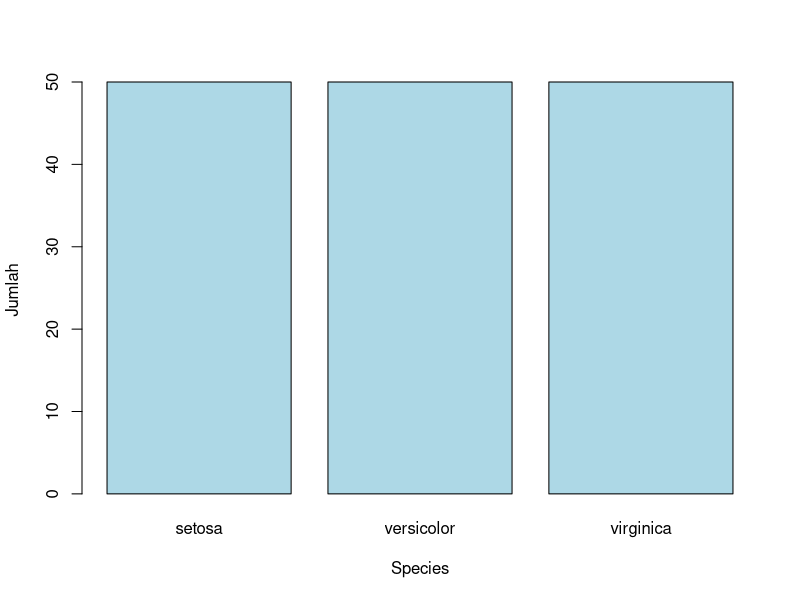
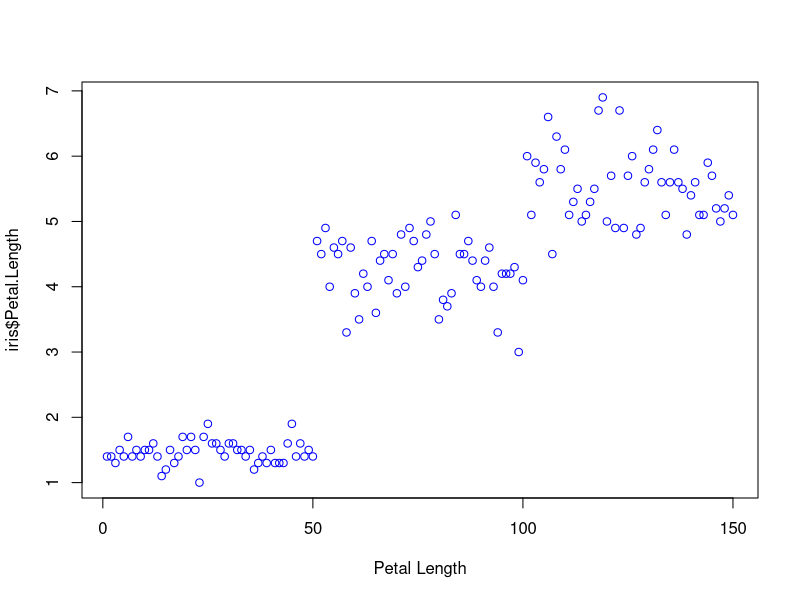
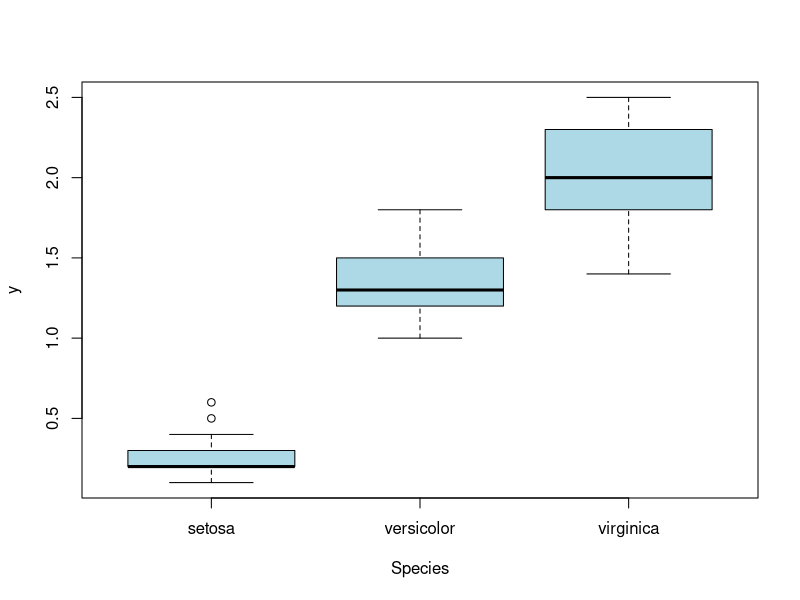
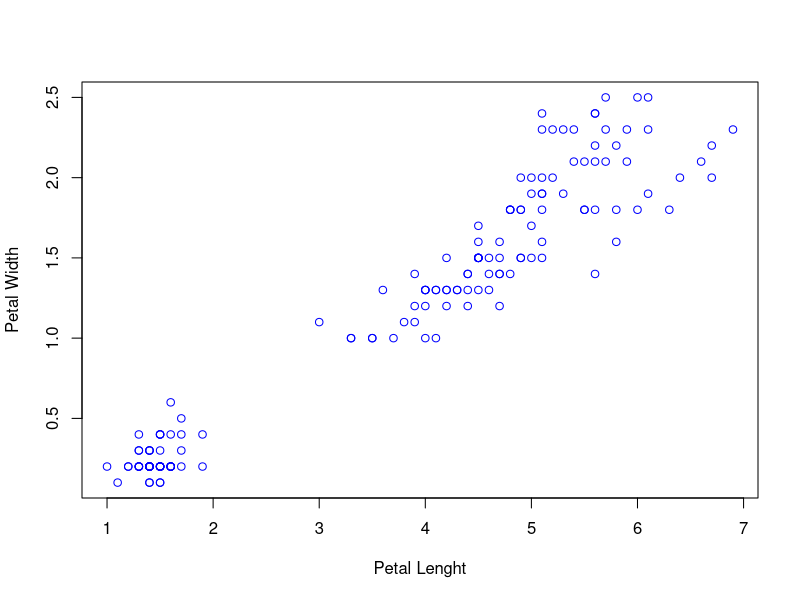
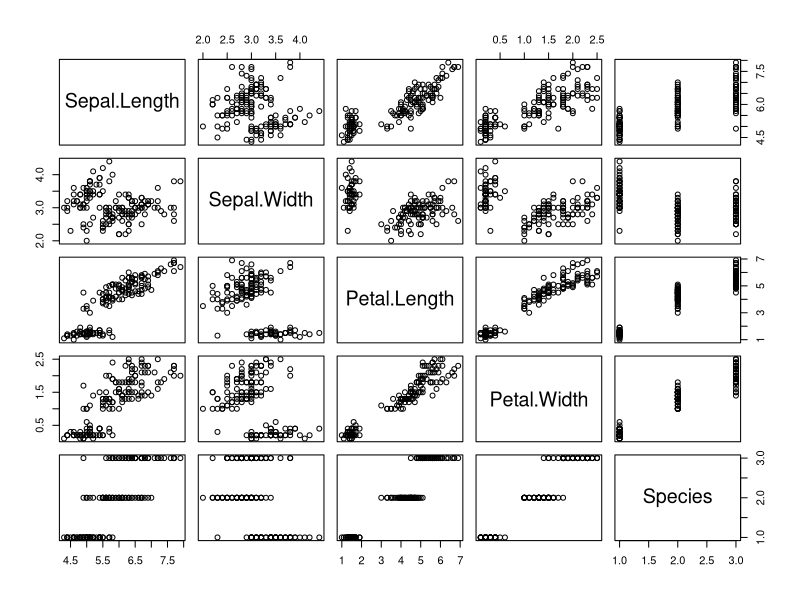
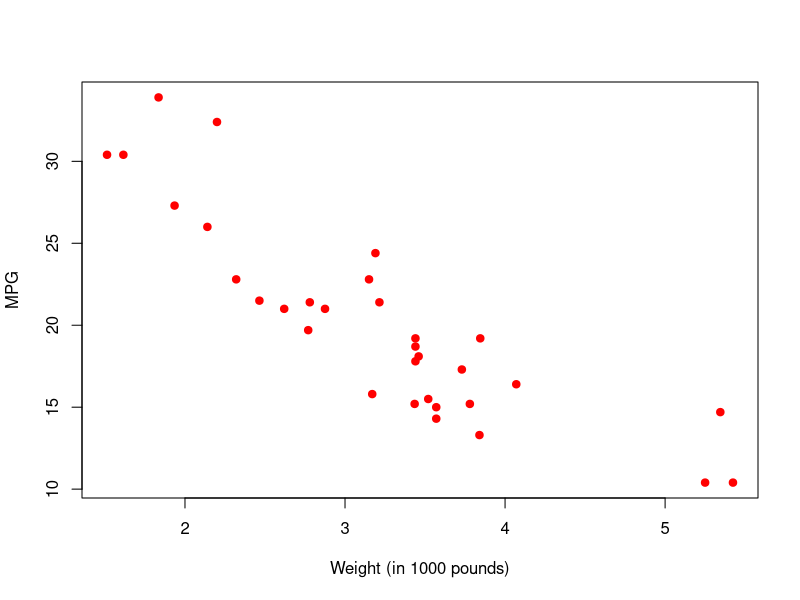
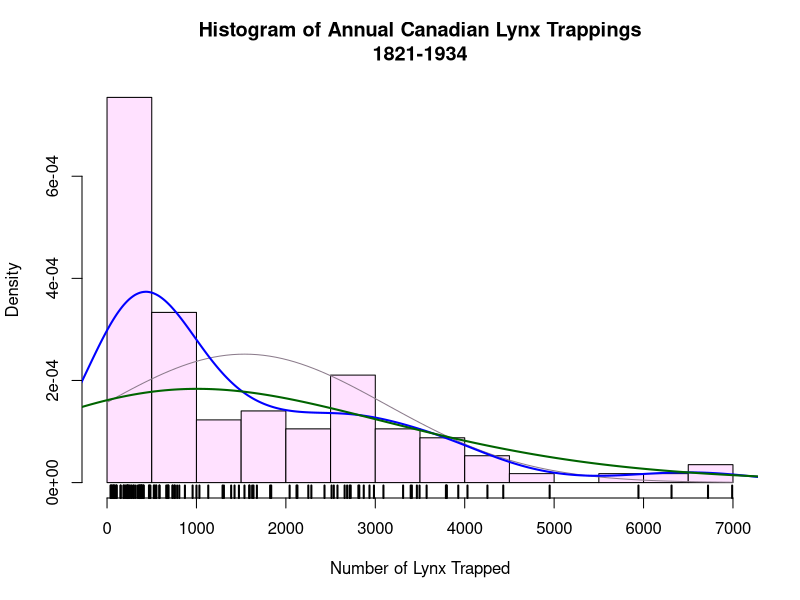

Write the R code that produced these figures, in order.
install.packages('datasets')

# load the dataset
data("iris")
data("mtcars")
data("lynx")
data("cars")

# 1.1 plot Species (categorical variable)
plot(iris$Species, xlab = 'Species', ylab = "Jumlah", col = "lightblue")

# 1.2 plot Petal.Length (quantitative variable)
plot(iris$Petal.Length, xlab = "Petal Length", col = "blue")

# 1.3 Species vs Petal.width (categorical vs quantitative var.)
plot(
    iris$Species, iris$Petal.Width, 
    xlab = "Species", 
    xylab = "Petal Width", 
    col = "lightblue"
)

# 1.4 Petal.Length vs Petal.Width (Quantitative Pair)
plot(
    iris$Petal.Length, 
    iris$Petal.Width, 
    xlab = "Petal Lenght", 
    ylab = "Petal Width", col = "blue"
)

# 1.5 iris (entire data frame)
plot(iris)

# 2. mtcars mpg vs weight
plot(
  mtcars$wt, 
  mtcars$mpg, 
  xlab = "Weight (in 1000 pounds)", 
  ylab = "MPG",
  col = "red",
  pch = 19
)

## 3. Histogram of Annual Cannadian Lynx Trappings, 1821-1934
  # HISTOGRAM WITH OPTIONS
  hist(
       lynx,
       breaks = 14,  # "Suggests" 14 bins.
       freq = FALSE,  # Axis shows density, not frequency.
       col = "thistle1",   
       main = "Histogram of Annual Canadian Lynx Trappings\n1821-1934",
       xlab = "Number of Lynx Trapped"
  )  # Label X axis
  
  # SUPERIMPOSED NORMAL DISTRIBUTION
  curve(
      dnorm(x, mean = mean(lynx), sd = sd(lynx)),  # Shape, mean, SD
      col = "thistle4", 
      lewd = 1, # Line width of 2 pixels.
      add = TRUE # Superimpose on the previous graph.
  )  
  
  # SUPERIMPOSED KERNEL DENSITY ESTIMATES
  lines(density(lynx), col = "blue", lwd = 2)
  lines(density(lynx, adjust = 3), col = "darkgreen", lwd = 2)
  
  # SUPERIMPOSED RUG PLOT
  rug(lynx, lwd = 2)
## // Histogram of Annual Cannadian Lynx Trappings, 1821-1934
  
# 4.1 Please find the frequencies of Species variable (categorical variable)
table(iris$Species)

# 4.2 Please find the descriptive statistics (mean, median, min, max) of the Sepal Length variable
matrix1 <- matrix(
    c(mean(iris$Sepal.Length), median(iris$Sepal.Length), min(iris$Sepal.Length), max(iris$Sepal.Length))
  )
colnames(matrix1) <- c("Sepal.Length")
rownames(matrix1) <- c("Mean", "Median", "Min", "Max")
matrix1 <- as.table(matrix1)
matrix1

head(iris)

# 4.3 Please find the descriptive statistics (mean, median, min, max) of all the variable in irish dataset
mean_vector <- c(
  mean(iris$Sepal.Length), # Sepal.Length mean
  mean(iris$Sepal.Width), # Sepal.Width mean
  mean(iris$Petal.Length), # Petal.Length mean
  mean(iris$Petal.Width) # Petal.Width mean
)

median_vector <- c(
  median(iris$Sepal.Length), # Sepal.Length median
  median(iris$Sepal.Width), # Sepal.Width median
  median(iris$Petal.Length), # Petal.Length median
  median(iris$Petal.Width) # Petal.Width median
)

min_vector <- c(
  min(iris$Sepal.Length), # Sepal.Length min
  min(iris$Sepal.Width), # Sepal.Width min
  min(iris$Petal.Length), # Petal.Length min
  min(iris$Petal.Width) # Petal.Width min
)

max_vector <- c(
  max(iris$Sepal.Length), # Sepal.Length max
  max(iris$Sepal.Width), # Sepal.Width max
  max(iris$Petal.Length), # Petal.Length max
  max(iris$Petal.Width) # Petal.Width max
)

column.names <- c("Mean", "Median", "Min", "Max")
row.names <- c("Sepal.Length", "Sepal.Width", "Petal.Length", "Petal.Width")
matrix.names <- c("") 
result <- array(c(mean_vector, median_vector, min_vector, max_vector), dim = c(4, 4, 1), 
            dimnames = list(row.names, column.names, matrix.names)
          ) 
result